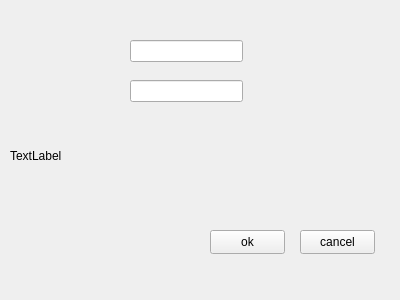
<?xml version="1.0" encoding="UTF-8"?>
<ui version="4.0">
 <class>log_out</class>
 <widget class="QWidget" name="log_out">
  <property name="geometry">
   <rect>
    <x>0</x>
    <y>0</y>
    <width>400</width>
    <height>300</height>
   </rect>
  </property>
  <property name="windowTitle">
   <string>Form</string>
  </property>
  <widget class="QLabel" name="label">
   <property name="geometry">
    <rect>
     <x>10</x>
     <y>40</y>
     <width>371</width>
     <height>231</height>
    </rect>
   </property>
   <property name="text">
    <string>TextLabel</string>
   </property>
  </widget>
  <widget class="QPushButton" name="pushButton">
   <property name="geometry">
    <rect>
     <x>210</x>
     <y>230</y>
     <width>75</width>
     <height>24</height>
    </rect>
   </property>
   <property name="text">
    <string>ok</string>
   </property>
  </widget>
  <widget class="QPushButton" name="pushButton_2">
   <property name="geometry">
    <rect>
     <x>300</x>
     <y>230</y>
     <width>75</width>
     <height>24</height>
    </rect>
   </property>
   <property name="text">
    <string>cancel</string>
   </property>
  </widget>
  <widget class="QLineEdit" name="lineEdit">
   <property name="geometry">
    <rect>
     <x>130</x>
     <y>40</y>
     <width>113</width>
     <height>22</height>
    </rect>
   </property>
  </widget>
  <widget class="QLineEdit" name="lineEdit_2">
   <property name="geometry">
    <rect>
     <x>130</x>
     <y>80</y>
     <width>113</width>
     <height>22</height>
    </rect>
   </property>
  </widget>
 </widget>
 <resources/>
 <connections/>
</ui>
